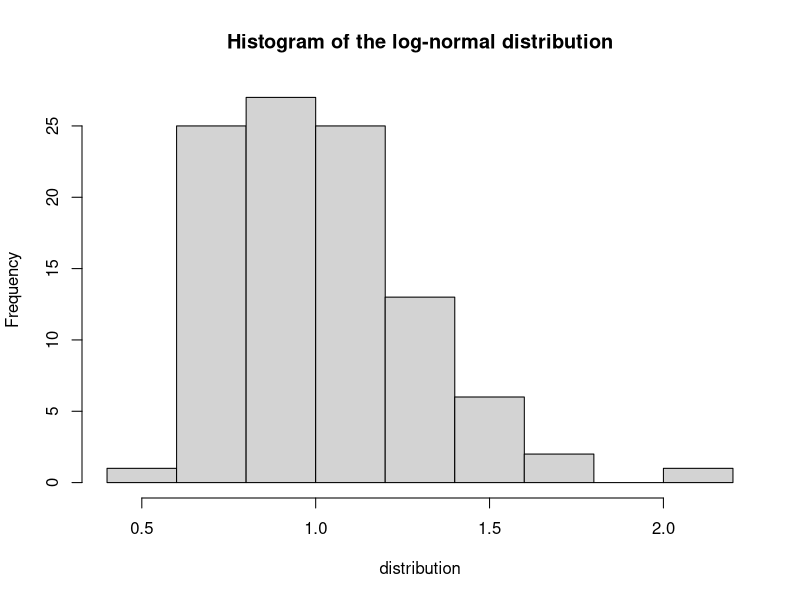

The R source for this figure:
## ---- chunk 1
knitr::opts_chunk$set(echo = TRUE)
## ---- chunk 2
mu <- 1
sd <- 0.25
logmu <- log(mu^2 / sqrt(sd^2 + mu^2))
logsd <- sqrt(log(1 + (sd^2 / mu^2)))
distr <- rlnorm(n=100, logmu, logsd)
mean(distr)
sd(distr)
hist(distr, main = "Histogram of the log-normal distribution", xlab = "distribution")
